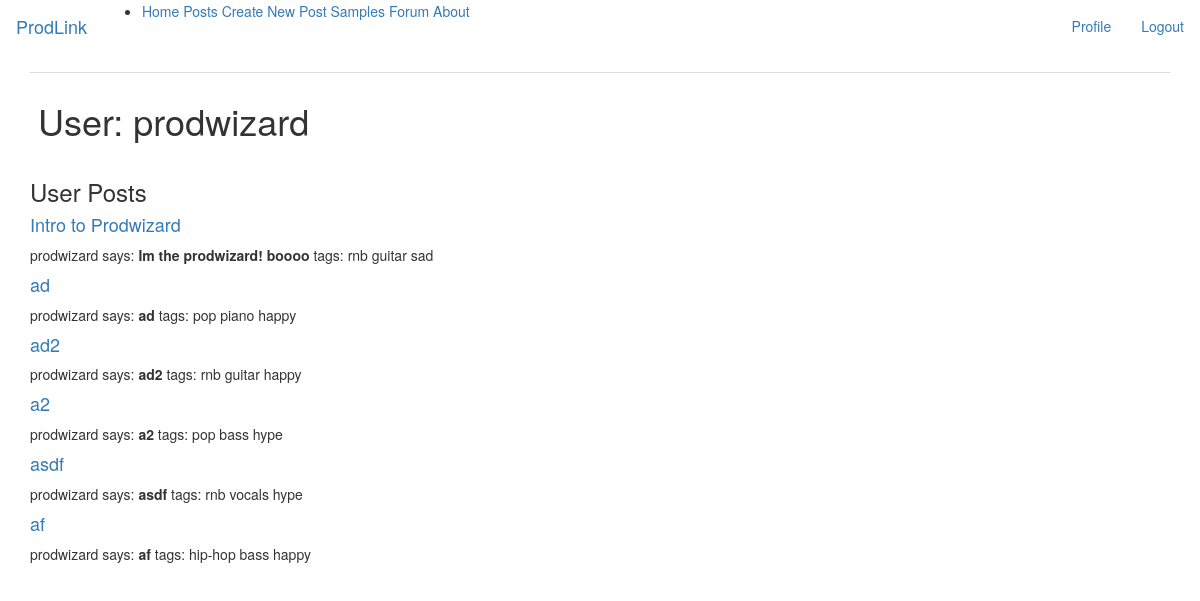
The app's page /user/prodwizard (signed in), older data.
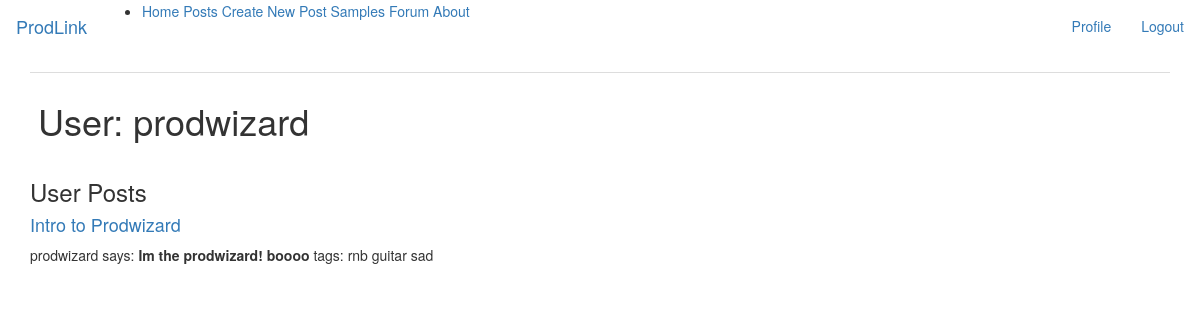
The same page, newer data.
### app/models.py (models this page shows, shortened)
class Post(db.Model):
    id = db.Column(db.Integer, primary_key=True)
    title = db.Column(db.String(140))
    body = db.Column(db.String(140))
    timestamp = db.Column(db.DateTime, index=True, default=datetime.utcnow)
    audio_file = db.Column(db.String(255))
    user_id = db.Column(db.Integer, db.ForeignKey('user.id'))
    tags = db.relationship("Tag", secondary=tag_post_association, back_populates="posts")
    comments = db.relationship("Comment", secondary=comment_post_association, back_populates="posts")

class User(UserMixin, db.Model):
    id = db.Column(db.Integer, primary_key=True)
    username = db.Column(db.String(64), index=True, unique=True)
    email = db.Column(db.String(120), index=True, unique=True)
    password_hash = db.Column(db.String(128))
    posts = db.relationship('Post', backref='author', lazy='dynamic')

class Tag(db.Model):
    id = db.Column(db.Integer, primary_key=True)
    name = db.Column(db.String(64), index=True, unique=True)
    posts = db.relationship("Post", secondary=tag_post_association, back_populates="tags")
    tag_type = db.Column(db.String(64), index=True)
    collaborations = db.relationship("Collaboration", secondary=tag_collab_association, back_populates="tags")

### app/routes.py (the view)
@app.route('/user/<username>')
@login_required
def user(username):
    active_user = User.query.filter_by(username=username).first_or_404()
    form = EmptyForm()
    return render_template('user.html', user=active_user, form=form)

### app/models.py (called while the page is built)
@login.user_loader
def load_user(id):
    return User.query.get(int(id))

### app/templates/user.html
{% extends "base.html" %}
{% block app_content %}
    <table class="table table-hover">
        <tr>
            <td>
                <h1>User: {{ user.username }}</h1>
            </td>
        </tr>
    </table>
    <h3>User Posts</h3>
    {% for post in user.posts %}
    <h4><a href="{{ url_for('post', post_id=post.id) }}">{{ post.title }}</a></h4>
    <p>
    {{ post.author.username }} says: <b>{{ post.body }}</b>
        tags:
        {% for tag in post.tags %}
        {{ tag.name }}
        {% endfor %}
    </p>
    {% endfor %}
{% endblock %}

Row changes from the older to the newer data that the page shows:
removed Post: title "ad", author.username "prodwizard", body "ad"
no longer on this page (row unchanged): Tag: name "pop"
no longer on this page (row unchanged): Tag: name "piano", shown under "ad"
no longer on this page (row unchanged): Tag: name "happy"
removed Post: title "ad2", author.username "prodwizard", body "ad2", Tag (name "rnb"), Tag (name "guitar")
removed Post: title "a2", author.username "prodwizard", body "a2"
no longer on this page (row unchanged): Tag: name "bass"
no longer on this page (row unchanged): Tag: name "hype"
removed Post: title "asdf", author.username "prodwizard", body "asdf", Tag (name "rnb")
no longer on this page (row unchanged): Tag: name "vocals", shown under "asdf"
removed Post: title "af", author.username "prodwizard", body "af"
no longer on this page (row unchanged): Tag: name "hip-hop", shown under "af"
